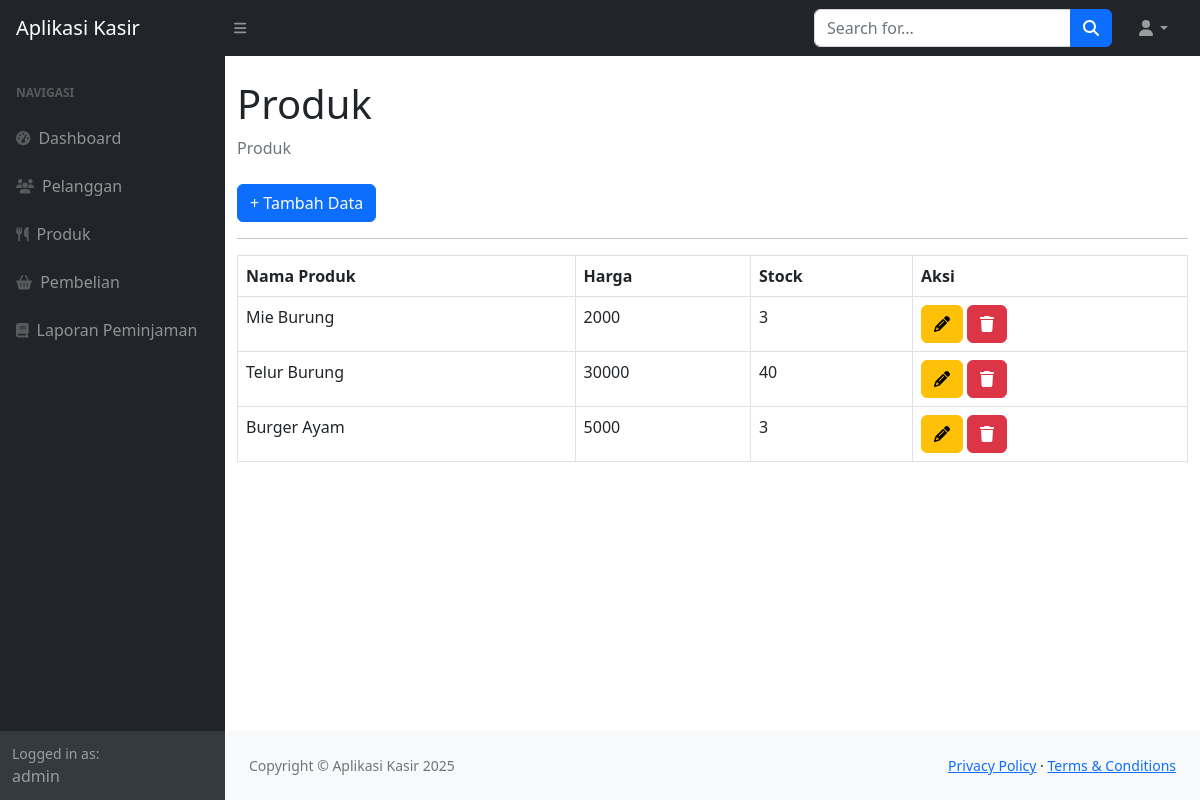
The app's page /index.php?page=produk (signed in) with its own data.
### tables this page shows
CREATE TABLE `produk` (
  `id_produk` int(11) NOT NULL,
  `nama_produk` varchar(255) DEFAULT NULL,
  `harga` int(11) DEFAULT NULL,
  `stock` int(11) DEFAULT NULL
);

### produk.php (the view)
<div class="container-fluid">
                        <h1 class="mt-4">Produk</h1>
                        <ol class="breadcrumb mb-4">
                            <li class="breadcrumb-item active">Produk</li>
                        </ol>
                        <a href="?page=produk_tambah" class="btn btn-primary">+ Tambah Data</a>
                        <hr>
                        <table class="table table-bordered">
                            <tr>
                                <th>Nama Produk</th>
                                <th>Harga</th>
                                <th>Stock</th>
                                <th>Aksi</th>
                            </tr>
                            <?php
                                $query = mysqli_query($koneksi,"SELECT*FROM produk");
                                while ($data = mysqli_fetch_array($query)) {
                                    ?>
                                    <tr>
                                        <td><?php echo $data['nama_produk'];?></td>
                                        <td><?php echo $data['harga'];?></td>
                                        <td><?php echo $data['stock'];?></td>
                                        <td>
                                            <a href="?page=produk_ubah&&id=<?php echo $data['id_produk'];?>" class="btn btn-warning" title="Ubah"><i class="fa fa-pencil"></i></a>
                                            <a href="?page=produk_hapus&&id=<?php echo $data['id_produk'];?>" class="btn btn-danger" title="Hapus"><i class="fa fa-trash"></i></a>
                                        </td>
                                    </tr>
                                    <?php
                                }
                            ?>
                        </table>
                    </div>

### records on screen
produk: nama_produk "Mie Burung", harga "2000", stock "3"
produk: nama_produk "Telur Burung", harga "30000", stock "40"
produk: nama_produk "Burger Ayam", harga "5000", stock "3"

### other values on screen
$_SESSION['user']['nama'] "admin"
